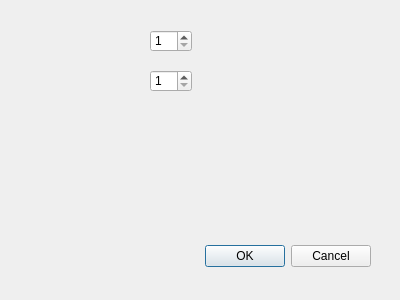
<?xml version="1.0" encoding="UTF-8"?>
<ui version="4.0">
 <class>SettingsDialog</class>
 <widget class="QDialog" name="SettingsDialog">
  <property name="geometry">
   <rect>
    <x>0</x>
    <y>0</y>
    <width>400</width>
    <height>300</height>
   </rect>
  </property>
  <property name="windowTitle">
   <string>Dialog</string>
  </property>
  <widget class="QDialogButtonBox" name="buttonBox">
   <property name="geometry">
    <rect>
     <x>30</x>
     <y>240</y>
     <width>341</width>
     <height>32</height>
    </rect>
   </property>
   <property name="orientation">
    <enum>Qt::Horizontal</enum>
   </property>
   <property name="standardButtons">
    <set>QDialogButtonBox::Cancel|QDialogButtonBox::Ok</set>
   </property>
  </widget>
  <widget class="QSpinBox" name="wSPB">
   <property name="geometry">
    <rect>
     <x>150</x>
     <y>30</y>
     <width>42</width>
     <height>22</height>
    </rect>
   </property>
   <property name="minimum">
    <number>1</number>
   </property>
   <property name="maximum">
    <number>10</number>
   </property>
  </widget>
  <widget class="QSpinBox" name="hSPB">
   <property name="geometry">
    <rect>
     <x>150</x>
     <y>70</y>
     <width>42</width>
     <height>22</height>
    </rect>
   </property>
   <property name="minimum">
    <number>1</number>
   </property>
   <property name="maximum">
    <number>10</number>
   </property>
  </widget>
 </widget>
 <resources/>
 <connections>
  <connection>
   <sender>buttonBox</sender>
   <signal>accepted()</signal>
   <receiver>SettingsDialog</receiver>
   <slot>accept()</slot>
   <hints>
    <hint type="sourcelabel">
     <x>248</x>
     <y>254</y>
    </hint>
    <hint type="destinationlabel">
     <x>157</x>
     <y>274</y>
    </hint>
   </hints>
  </connection>
  <connection>
   <sender>buttonBox</sender>
   <signal>rejected()</signal>
   <receiver>SettingsDialog</receiver>
   <slot>reject()</slot>
   <hints>
    <hint type="sourcelabel">
     <x>316</x>
     <y>260</y>
    </hint>
    <hint type="destinationlabel">
     <x>286</x>
     <y>274</y>
    </hint>
   </hints>
  </connection>
 </connections>
</ui>
